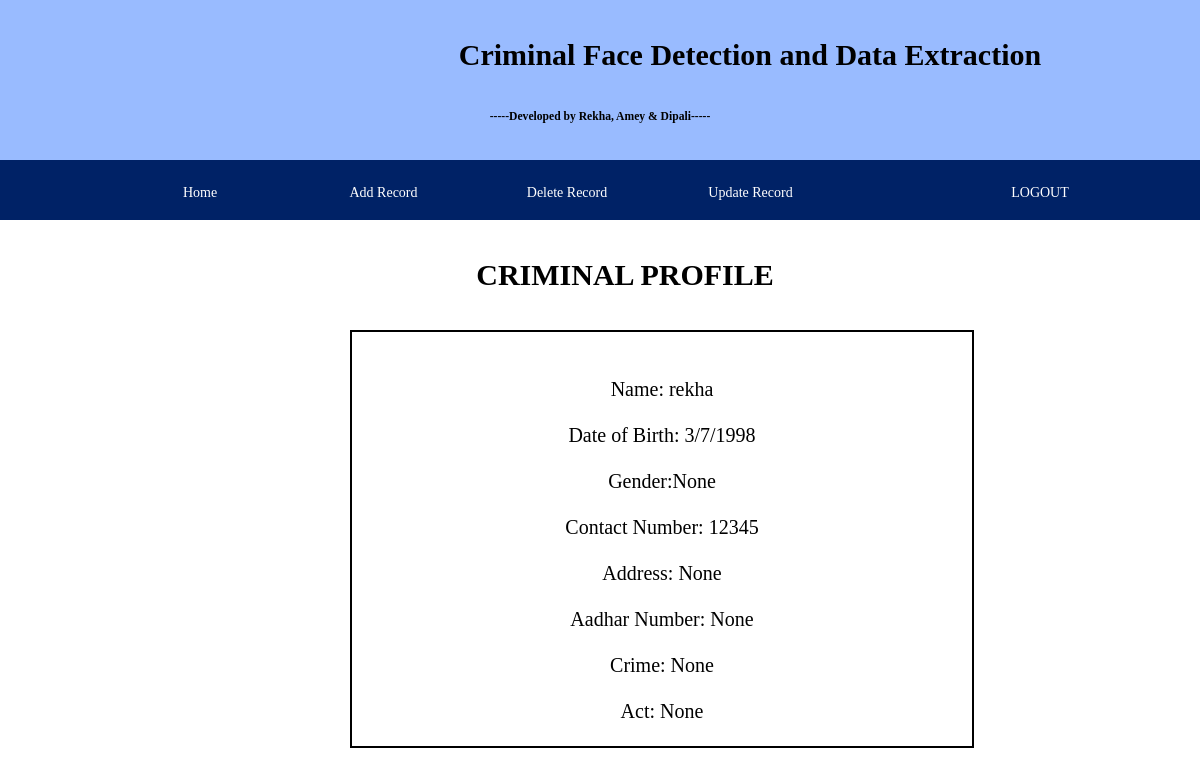
/view/85, run on the app's committed database.
### tables this page shows
CREATE TABLE "users" (
	`id`	INTEGER NOT NULL PRIMARY KEY AUTOINCREMENT UNIQUE,
	`name`	TEXT NOT NULL,
	`dob`	TEXT,
	`gender`	TEXT,
	`contact`	INTEGER,
	`address`	TEXT,
	`aadhar`	INTEGER,
	`crime`	TEXT,
	`act`	TEXT,
	`created`	INTEGER
);

### app.py (the view)
@app.route('/view/<id>', methods=['POST', 'GET'])
def view(id):
    print (id)
    con = sqlite3.connect("database.db")
    con.row_factory = sqlite3.Row
    cur = con.cursor()
    cur.execute("SELECT * from users WHERE id=?", [id])
    results = cur.fetchall()
    con.commit()
    return render_template('criminal_profile.html', rows=results)

### templates/criminal_profile.html (shortened to what this page needs)
{% extends 'layout_police.html' %}
{% block content %}
<html>
<head>
    <link rel="stylesheet" href="{{ url_for('static', filename='app.css') }}">
</head>
<body>
    <h1>CRIMINAL PROFILE</h1>
    <div class="div">
        <br><br>
        {% for row in rows %}
        <p>Name: {{row["name"]}}</p><br>
        <p>Date of Birth: {{row["dob"]}}</p><br>
        <p>Gender:{{row["gender"]}}</p><br>
        <p>Contact Number: {{row["contact"]}}</p><br>
        <p>Address: {{row["address"]}}</p><br>
        <p>Aadhar Number: {{row["aadhar"]}}</p><br>
        <p>Crime: {{row["crime"]}}</p><br>
        <p>Act: {{row["act"]}}</p><br>
        {% endfor %}
    </div>
    <br><br>
</body>
{% endblock %}

### static/app.css (style rules this page uses)
body { margin: 0; padding: 0; font-size: 14px; }

### templates/layout_police.html (style rules this page uses)
* { margin:0; }
h1 { text-align:center; line-height:110px; font-size:30px; text-decoration:bold; }

### templates/criminal_profile.html (style rules this page uses)
.div { margin-left:350px; text-align:center; font-size:20px; border:2px solid black; width:620px; }
h1 { margin-left:300px; }

### data on the page
users: name "rekha", dob "3/7/1998", gender "None", contact "12345", address "None", aadhar "None", crime "None", act "None"
